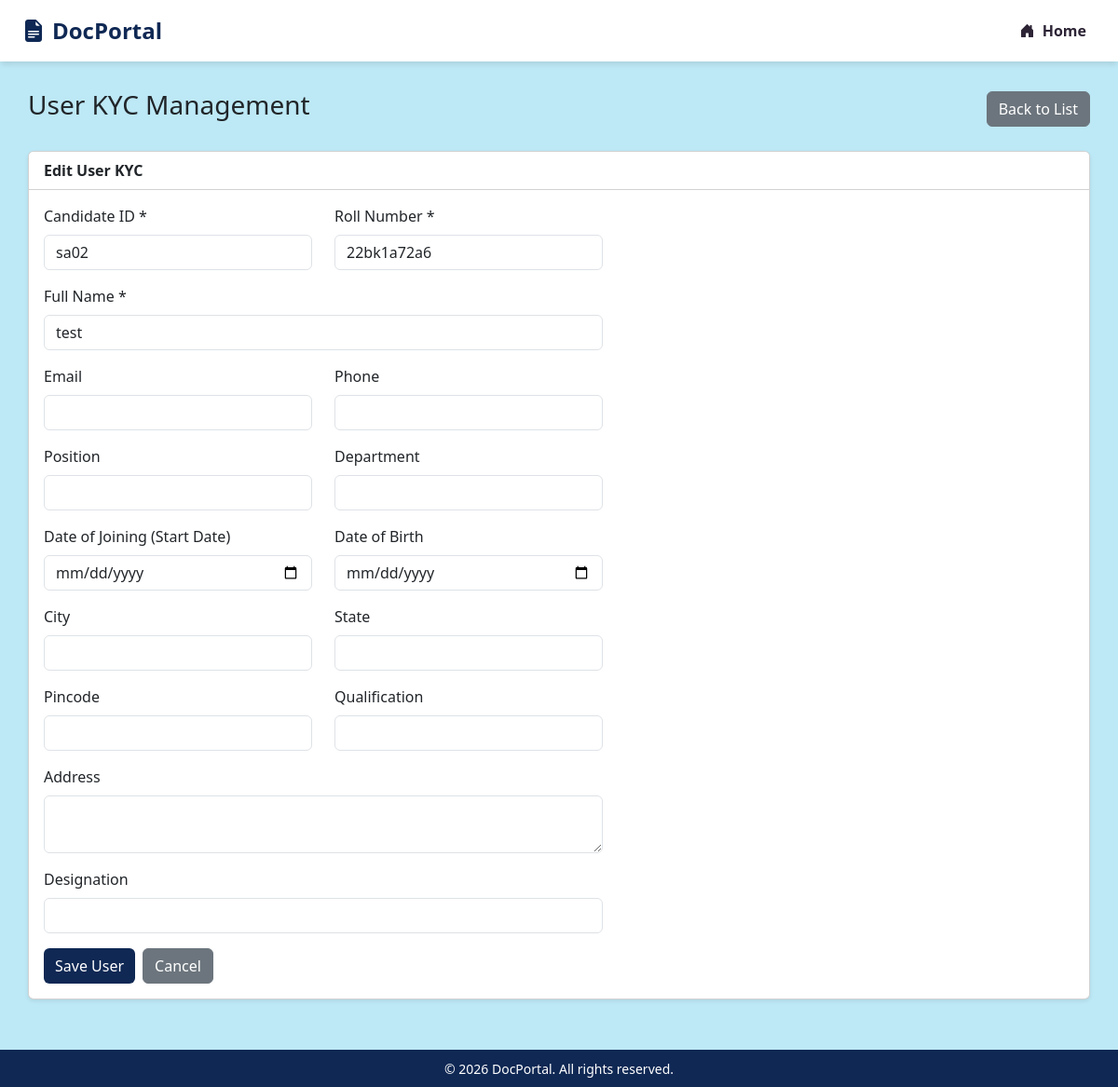
Page /kyc.php?edit=sa02 on the committed database.
### tables this page shows
CREATE TABLE `user_kyc` (
  `id` int(11) NOT NULL,
  `cand_id` varchar(50) NOT NULL,
  `roll_no` varchar(50) NOT NULL,
  `name` varchar(255) NOT NULL,
  `email` varchar(255) DEFAULT NULL,
  `phone` varchar(20) DEFAULT NULL,
  `position` varchar(255) DEFAULT NULL,
  `department` varchar(255) DEFAULT NULL,
  `date_of_joining` date DEFAULT NULL,
  `date_of_birth` date DEFAULT NULL,
  `address` text DEFAULT NULL,
  `city` varchar(100) DEFAULT NULL,
  `state` varchar(100) DEFAULT NULL,
  `pincode` varchar(10) DEFAULT NULL,
  `qualification` varchar(255) DEFAULT NULL,
  `designation` varchar(255) DEFAULT NULL,
  `additional_data` longtext DEFAULT NULL CHECK (json_valid(`additional_data`)),
  `created_at` timestamp NOT NULL DEFAULT current_timestamp(),
  `updated_at` timestamp NULL DEFAULT NULL ON UPDATE current_timestamp()
);

### src/UserKYC.php (called while the page is built, shortened)
<?php
class UserKYC {
    public static function getAll() {
        $db = Database::getInstance();
        return $db->query("SELECT * FROM user_kyc ORDER BY created_at DESC")->fetchAll();
    }
}
?>

### public/kyc.php (the view, shortened to what this page needs)
<?php
require_once '../src/UserKYC.php';
$edit_user = null;
$edit_mode = false;
try {
    $all_users = UserKYC::getAll();
} catch (Exception $e) {
    $error = "Error loading users: " . htmlspecialchars($e->getMessage());
}
if (isset($_GET['edit'])) {
    $edit_mode = true;
    try {
        $all_users_list = UserKYC::getAll();
        foreach ($all_users_list as $user) {
            if ($user['cand_id'] === $_GET['edit']) {
                $edit_user = $user;
                break;
            }
        }
    } catch (Exception $e) {
        $error = "Error loading user: " . htmlspecialchars($e->getMessage());
    }
}
?>
<!DOCTYPE html>
<html>
<head>
    <link href="https://cdn.jsdelivr.net/npm/bootstrap@5.3.0/dist/css/bootstrap.min.css" rel="stylesheet">
    <link rel="stylesheet" href="https://cdn.jsdelivr.net/npm/bootstrap-icons@1.11.1/font/bootstrap-icons.css">
</head>
<body>
<nav class="navbar-custom">
    <div class="container-fluid px-4">
        <div class="d-flex justify-content-between align-items-center">
            <span class="navbar-brand"><i class="bi bi-file-earmark-text-fill me-2"></i>DocPortal</span>
            <a href="index.php" class="nav-link"><i class="bi bi-house-door-fill me-1"></i> Home</a>
        </div>
    </div>
</nav>
<div class="container-fluid main-content">
            <div class="d-flex justify-content-between align-items-center mb-4">
                <h3>User KYC Management</h3>
                <?php if (!$edit_mode): ?>
                    <a href="?add=1" class="btn btn-primary">+ Add New User</a>
                <?php else: ?>
                    <a href="kyc.php" class="btn btn-secondary">Back to List</a>
                <?php endif; ?>
            </div>
            <?php if ($edit_mode || isset($_GET['add'])): ?>
                <div class="card shadow-sm mb-4">
                    <div class="card-header bg-white"><strong><?= $edit_mode ? 'Edit User KYC' : 'Add New User' ?></strong></div>
                    <div class="card-body">
                        <form method="POST" style="max-width: 600px;">
                            <div class="row">
                                <div class="col-md-6 mb-3">
                                    <label class="form-label">Candidate ID *</label>
                                    <input type="text" name="cand_id" class="form-control" required value="<?= $edit_mode ? htmlspecialchars($edit_user['cand_id']) : '' ?>" <?= $edit_mode ? 'readonly' : '' ?>>
                                </div>
                                <div class="col-md-6 mb-3">
                                    <label class="form-label">Roll Number *</label>
                                    <input type="text" name="roll_no" class="form-control" required value="<?= $edit_mode ? htmlspecialchars($edit_user['roll_no']) : '' ?>">
                                </div>
                            </div>
                            <div class="row">
                                <div class="col-md-12 mb-3">
                                    <label class="form-label">Full Name *</label>
                                    <input type="text" name="name" class="form-control" required value="<?= $edit_mode ? htmlspecialchars($edit_user['name']) : '' ?>">
                                </div>
                            </div>
                            <div class="row">
                                <div class="col-md-6 mb-3">
                                    <label class="form-label">Email</label>
                                    <input type="email" name="email" class="form-control" value="<?= $edit_mode ? htmlspecialchars($edit_user['email'] ?? '') : '' ?>">
                                </div>
                                <div class="col-md-6 mb-3">
                                    <label class="form-label">Phone</label>
                                    <input type="text" name="phone" class="form-control" value="<?= $edit_mode ? htmlspecialchars($edit_user['phone'] ?? '') : '' ?>">
                                </div>
                            </div>
                            <div class="row">
                                <div class="col-md-6 mb-3">
                                    <label class="form-label">Position</label>
                                    <input type="text" name="position" class="form-control" value="<?= $edit_mode ? htmlspecialchars($edit_user['position'] ?? '') : '' ?>">
                                </div>
                                <div class="col-md-6 mb-3">
                                    <label class="form-label">Department</label>
                                    <input type="text" name="department" class="form-control" value="<?= $edit_mode ? htmlspecialchars($edit_user['department'] ?? '') : '' ?>">
                                </div>
                            </div>
                            <div class="row">
                                <div class="col-md-6 mb-3">
                                    <label class="form-label">Date of Joining (Start Date)</label>
                                    <input type="date" name="date_of_joining" class="form-control" value="<?= $edit_mode ? htmlspecialchars($edit_user['date_of_joining'] ?? '') : '' ?>">
                                </div>
                                <div class="col-md-6 mb-3">
                                    <label class="form-label">Date of Birth</label>
                                    <input type="date" name="date_of_birth" class="form-control" value="<?= $edit_mode ? htmlspecialchars($edit_user['date_of_birth'] ?? '') : '' ?>">
                                </div>
                            </div>
                            <div class="row">
                                <div class="col-md-6 mb-3">
                                    <label class="form-label">City</label>
                                    <input type="text" name="city" class="form-control" value="<?= $edit_mode ? htmlspecialchars($edit_user['city'] ?? '') : '' ?>">
                                </div>
                                <div class="col-md-6 mb-3">
                                    <label class="form-label">State</label>
                                    <input type="text" name="state" class="form-control" value="<?= $edit_mode ? htmlspecialchars($edit_user['state'] ?? '') : '' ?>">
                                </div>
                            </div>
                            <div class="row">
                                <div class="col-md-6 mb-3">
                                    <label class="form-label">Pincode</label>
                                    <input type="text" name="pincode" class="form-control" value="<?= $edit_mode ? htmlspecialchars($edit_user['pincode'] ?? '') : '' ?>">
                                </div>
                                <div class="col-md-6 mb-3">
                                    <label class="form-label">Qualification</label>
                                    <input type="text" name="qualification" class="form-control" value="<?= $edit_mode ? htmlspecialchars($edit_user['qualification'] ?? '') : '' ?>">
                                </div>
                            </div>
                            <div class="mb-3">
                                <label class="form-label">Address</label>
                                <textarea name="address" class="form-control" rows="2"><?= $edit_mode ? htmlspecialchars($edit_user['address'] ?? '') : '' ?></textarea>
                            </div>
                            <div class="mb-3">
                                <label class="form-label">Designation</label>
                                <input type="text" name="designation" class="form-control" value="<?= $edit_mode ? htmlspecialchars($edit_user['designation'] ?? '') : '' ?>">
                            </div>
                            <div class="d-flex gap-2">
                                <button type="submit" name="save_kyc" class="btn btn-primary">Save User</button>
                                <a href="kyc.php" class="btn btn-secondary">Cancel</a>
                            </div>
                        </form>
                    </div>
                </div>
            <?php endif; ?>
        </div>
<?php require_once 'footer.php'; ?>
</body>
</html>

### public/kyc.php (style rules this page uses)
:root { --primary: #0f2854; --bg-light: #bde8f5; --text-dark: #2d2436; }
body { background-color: var(--bg-light); font-family: 'Segoe UI', sans-serif; min-height: 100vh; display: flex; flex-direction: column; }
.navbar-custom { background: #ffffff; box-shadow: 0 4px 6px -1px rgba(0, 0, 0, 0.1); padding: 15px 0; position: sticky; top: 0; z-index: 1000; }
.navbar-brand { font-weight: bold; font-size: 1.5rem; color: var(--primary) !important; }
.nav-link { color: var(--text-dark) !important; font-weight: 600; transition: all 0.3s; margin: 0 10px; }
.main-content { padding: 30px; }
.btn-primary { background-color: var(--primary); border: none; }

### rows in the picture
user_kyc: cand_id "sa02", roll_no "22bk1a72a6", name "test"
